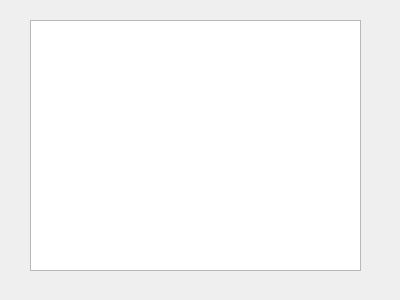
<?xml version="1.0" encoding="UTF-8"?>
<ui version="4.0">
 <class>IntegrityFile</class>
 <widget class="QDialog" name="IntegrityFile">
  <property name="geometry">
   <rect>
    <x>0</x>
    <y>0</y>
    <width>400</width>
    <height>300</height>
   </rect>
  </property>
  <property name="windowTitle">
   <string>Dialog</string>
  </property>
  <widget class="QTableWidget" name="tableWidget">
   <property name="geometry">
    <rect>
     <x>30</x>
     <y>20</y>
     <width>331</width>
     <height>251</height>
    </rect>
   </property>
  </widget>
 </widget>
 <resources/>
 <connections/>
</ui>
